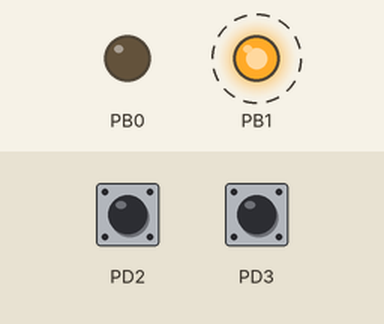
Simulated run of this program. Board: ATmega32, built with avr-gcc and emulated at 3.6864 MHz (the files do not name the chip). Parts: output pins drawn as LEDs (lit = HIGH). Dashed ring = blinking. Inputs (shaded band) come from the test bench; at power-on: PD2 HIGH, PD3 HIGH.

Above: at 1.2 s.
1.3 s: PD2 pulled LOW for 0.15 s
At 2.4 s:
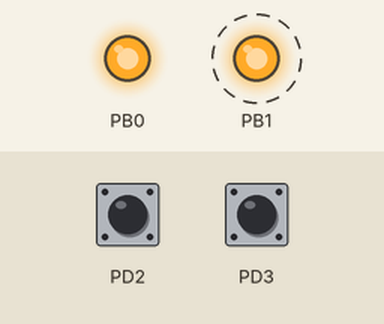
4.3 s: PD3 pulled LOW for 0.15 s
At 4.9 s:
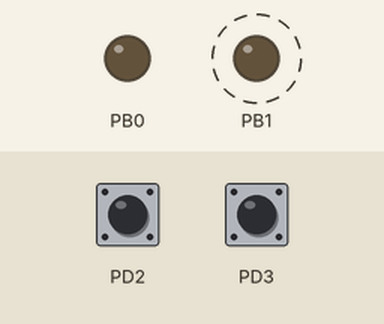
7.4 s: PD2 pulled LOW for 1 s
At 7.9 s:
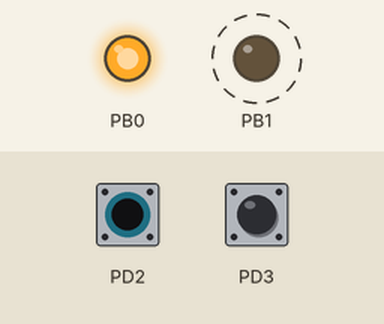
Timing chart, 0 to 17.0 s (numbered marks = the images above; inputs shaded):
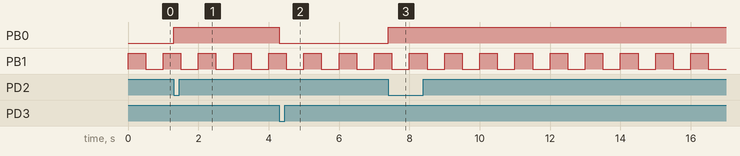

Measured:
- after the input at 1.3 s, PB0: LOW → HIGH at once
- after the input at 4.3 s, PB0: HIGH → LOW at once
- after the input at 7.4 s, PB0: LOW → HIGH at once
- by itself, PB1: alternates HIGH for 0.50 s and LOW for 0.50 s

The program:

main.c
```c
/**
	@author Mahir
	@version 0.1
	@file main.c
*/

/**
	@brief The CPU speed in Hz
*/
#define F_CPU 3686400UL

/******************************************************************************/
/* INCLUDED FILES                                                             */
/******************************************************************************/
#include <avr/io.h>
#include <avr/interrupt.h>
#include <util/delay.h>
/******************************************************************************/


/******************************************************************************/
/* FUNCTIONS                                                                  */
/******************************************************************************/

/**
	@brief Init the microcontroller
*/
void init(void){

	// Init key inputs
	DDRD &=  ~(1 << DDD2);		// PD2 input
	DDRD &=  ~(1 << DDD3);		// PD3 input
	PORTD |= (1 << PD2); // enable Pullup PD2
	PORTD |= (1 << PD3); // enable Pullup PD3


	// Init LED outputs
	//TODO
	DDRB |= (1 << DDB0);	// PB0 output
	DDRB |= (1 << DDB1);	// PB0 output

	// Enable interrupts
	GICR |= (1 << INT0) | (1 << INT1);
	MCUCR |= (1 << ISC00) | (1 << ISC10);

}

//delay function
void mydelay(uint8_t time){

	while (time > 0){
		_delay_ms(250);
		time--;
	}

	return;
}
/******************************************************************************/


/**
	@brief Main function
*/
int main(void){

	// Init
	init();

	// Global interrupt enable
	sei();

	// Loop forever
	while (1){

		/* Task 2.1.b
		** Blink Yellow LED every 0.5 sec
		*/
		PORTB ^= (1 << PB1);
		mydelay(2);

	}

	return 0;
}
/******************************************************************************/

/**
	@brief INT0 interrupt
*/

ISR(INT0_vect){
	// Your code here
	PORTB |= (1 << PB0);
}
/******************************************************************************/

/**
	@brief INT1 interrupt
*/

ISR(INT1_vect){
	// Your code here
	PORTB &= ~(1 << PB0);
	}
/******************************************************************************/
```
